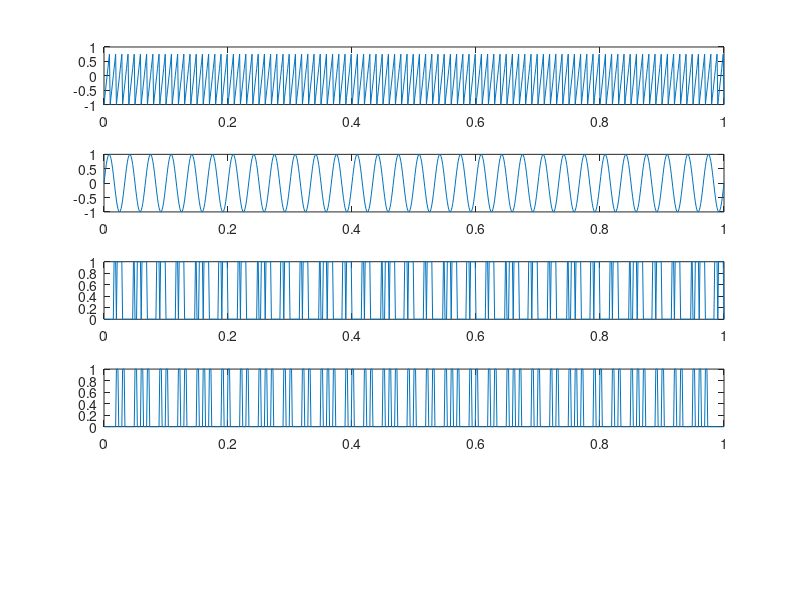

Recreate this plot in MATLAB. (Note: this script raises an error after producing the figure.)
close all
clc
fm = 30;
fc = 100;
fs = 8*fc;
t = 0:(1/fs):1;
ct =  sawtooth((2*pi*fc).*t);
subplot(5,1,1);
plot(t,ct);
mt = sin((2*pi*fm).*t);
subplot(5,1,2);
plot(t, mt);
st = zeros(1,length(t));
for i = 1:length(mt)
    if(ct(i) > mt(i))
        st(i) = 1;
    end
end
subplot(5,1,3);
plot(t,st);
encodedSig = zeros(1,length(st));
for i = 2:length(st)-10
    if(st(i) == 0 && st(i-1) ~= 0)
        encodedSig(i:i+2) = 1;
    end
end
subplot(5,1,4);
plot(t,encodedSig);
dt = lowpass(encodedSig,5,fs);
subplot(5,1,5);
plot(t,dt);